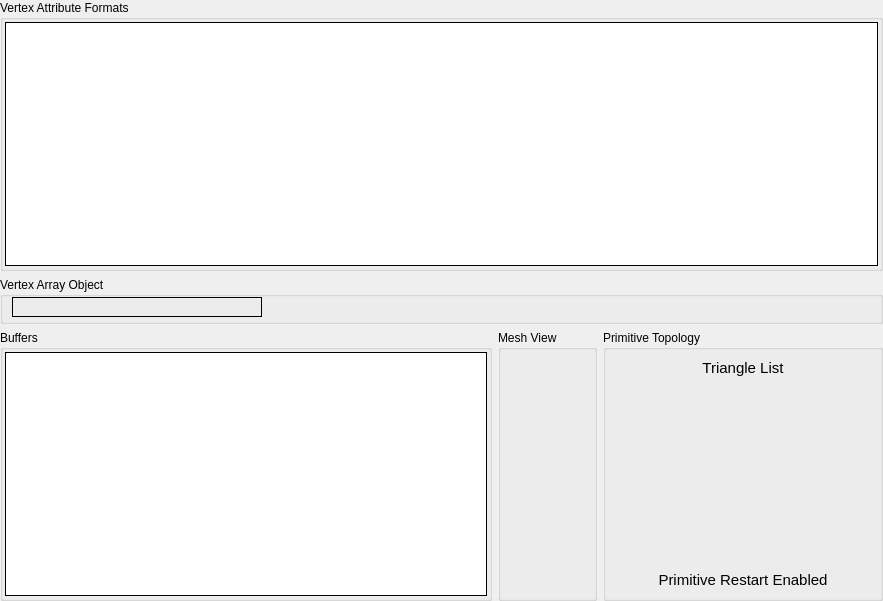
         <widget class="QWidget" name="vtxScrollContents">
          <property name="geometry">
           <rect>
            <x>0</x>
            <y>0</y>
            <width>883</width>
            <height>601</height>
           </rect>
          </property>
          <layout class="QGridLayout" name="gridLayout_6">
           <property name="leftMargin">
            <number>0</number>
           </property>
           <property name="topMargin">
            <number>0</number>
           </property>
           <property name="rightMargin">
            <number>0</number>
           </property>
           <property name="bottomMargin">
            <number>0</number>
           </property>
           <item row="0" column="0" colspan="3">
            <widget class="QGroupBox" name="attribGroup">
             <property name="sizePolicy">
              <sizepolicy hsizetype="Expanding" vsizetype="Expanding">
               <horstretch>0</horstretch>
               <verstretch>0</verstretch>
              </sizepolicy>
             </property>
             <property name="title">
              <string>Vertex Attribute Formats</string>
             </property>
             <layout class="QHBoxLayout" name="horizontalLayout_2">
              <property name="leftMargin">
               <number>2</number>
              </property>
              <property name="topMargin">
               <number>2</number>
              </property>
              <property name="rightMargin">
               <number>2</number>
              </property>
              <property name="bottomMargin">
               <number>2</number>
              </property>
              <item>
               <widget class="RDTreeWidget" name="viAttrs">
                <property name="frameShape">
                 <enum>QFrame::Box</enum>
                </property>
                <property name="frameShadow">
                 <enum>QFrame::Plain</enum>
                </property>
                <property name="editTriggers">
                 <set>QAbstractItemView::NoEditTriggers</set>
                </property>
                <property name="showDropIndicator" stdset="0">
                 <bool>false</bool>
                </property>
                <property name="indentation">
                 <number>0</number>
                </property>
                <property name="rootIsDecorated">
                 <bool>false</bool>
                </property>
                <property name="itemsExpandable">
                 <bool>false</bool>
                </property>
                <property name="allColumnsShowFocus">
                 <bool>true</bool>
                </property>
                <property name="expandsOnDoubleClick">
                 <bool>false</bool>
                </property>
                <attribute name="headerStretchLastSection">
                 <bool>false</bool>
                </attribute>
               </widget>
              </item>
             </layout>
            </widget>
           </item>
           <item row="1" column="0" colspan="3">
            <widget class="QGroupBox" name="groupBox">
             <property name="title">
              <string>Vertex Array Object</string>
             </property>
             <layout class="QHBoxLayout" name="horizontalLayout_42">
              <property name="spacing">
               <number>0</number>
              </property>
              <property name="leftMargin">
               <number>9</number>
              </property>
              <property name="topMargin">
               <number>0</number>
              </property>
              <property name="rightMargin">
               <number>9</number>
              </property>
              <property name="bottomMargin">
               <number>4</number>
              </property>
              <item>
               <widget class="RDLabel" name="vaoLabel">
                <property name="minimumSize">
                 <size>
                  <width>250</width>
                  <height>20</height>
                 </size>
                </property>
                <property name="frameShape">
                 <enum>QFrame::Box</enum>
                </property>
                <property name="text">
                 <string/>
                </property>
               </widget>
              </item>
              <item>
               <spacer name="horizontalSpacer_4">
                <property name="orientation">
                 <enum>Qt::Horizontal</enum>
                </property>
                <property name="sizeHint" stdset="0">
                 <size>
                  <width>40</width>
                  <height>20</height>
                 </size>
                </property>
               </spacer>
              </item>
             </layout>
            </widget>
           </item>
           <item row="2" column="0">
            <widget class="QGroupBox" name="buffersGroup">
             <property name="sizePolicy">
              <sizepolicy hsizetype="Expanding" vsizetype="Expanding">
               <horstretch>0</horstretch>
               <verstretch>0</verstretch>
              </sizepolicy>
             </property>
             <property name="title">
              <string>Buffers</string>
             </property>
             <layout class="QHBoxLayout" name="horizontalLayout">
              <property name="spacing">
               <number>2</number>
              </property>
              <property name="leftMargin">
               <number>2</number>
              </property>
              <property name="topMargin">
               <number>2</number>
              </property>
              <property name="rightMargin">
               <number>2</number>
              </property>
              <property name="bottomMargin">
               <number>2</number>
              </property>
              <item>
               <widget class="RDTreeWidget" name="viBuffers">
                <property name="frameShape">
                 <enum>QFrame::Box</enum>
                </property>
                <property name="frameShadow">
                 <enum>QFrame::Plain</enum>
                </property>
                <property name="editTriggers">
                 <set>QAbstractItemView::NoEditTriggers</set>
                </property>
                <property name="showDropIndicator" stdset="0">
                 <bool>false</bool>
                </property>
                <property name="indentation">
                 <number>0</number>
                </property>
                <property name="rootIsDecorated">
                 <bool>false</bool>
                </property>
                <property name="itemsExpandable">
                 <bool>false</bool>
                </property>
                <property name="allColumnsShowFocus">
                 <bool>true</bool>
                </property>
                <property name="expandsOnDoubleClick">
                 <bool>false</bool>
                </property>
                <attribute name="headerStretchLastSection">
                 <bool>false</bool>
                </attribute>
               </widget>
              </item>
             </layout>
            </widget>
           </item>
           <item row="2" column="1">
            <widget class="QGroupBox" name="meshViewGroup">
             <property name="sizePolicy">
              <sizepolicy hsizetype="Preferred" vsizetype="Preferred">
               <horstretch>0</horstretch>
               <verstretch>0</verstretch>
              </sizepolicy>
             </property>
             <property name="title">
              <string>Mesh View</string>
             </property>
             <layout class="QVBoxLayout" name="verticalLayout_3">
              <item>
               <widget class="RDLabel" name="meshView">
                <property name="sizePolicy">
                 <sizepolicy hsizetype="Maximum" vsizetype="Ignored">
                  <horstretch>0</horstretch>
                  <verstretch>0</verstretch>
                 </sizepolicy>
                </property>
                <property name="minimumSize">
                 <size>
                  <width>75</width>
                  <height>75</height>
                 </size>
                </property>
                <property name="cursor">
                 <cursorShape>PointingHandCursor</cursorShape>
                </property>
                <property name="toolTip">
                 <string>View the mesh input data</string>
                </property>
                <property name="pixmap">
                 <pixmap resource="../../Resources/resources.qrc">:/wireframe_mesh.png</pixmap>
                </property>
                <property name="scaledContents">
                 <bool>true</bool>
                </property>
               </widget>
              </item>
             </layout>
            </widget>
           </item>
           <item row="2" column="2">
            <widget class="QGroupBox" name="topologyGroup">
             <property name="sizePolicy">
              <sizepolicy hsizetype="Preferred" vsizetype="Preferred">
               <horstretch>0</horstretch>
               <verstretch>0</verstretch>
              </sizepolicy>
             </property>
             <property name="title">
              <string>Primitive Topology</string>
             </property>
             <layout class="QVBoxLayout" name="verticalLayout_2">
              <item>
               <widget class="QLabel" name="topology">
                <property name="font">
                 <font>
                  <pointsize>11</pointsize>
                 </font>
                </property>
                <property name="text">
                 <string>Triangle List</string>
                </property>
                <property name="alignment">
                 <set>Qt::AlignHCenter|Qt::AlignTop</set>
                </property>
               </widget>
              </item>
              <item>
               <widget class="QLabel" name="topologyDiagram">
                <property name="sizePolicy">
                 <sizepolicy hsizetype="Preferred" vsizetype="MinimumExpanding">
                  <horstretch>0</horstretch>
                  <verstretch>0</verstretch>
                 </sizepolicy>
                </property>
                <property name="minimumSize">
                 <size>
                  <width>256</width>
                  <height>0</height>
                 </size>
                </property>
                <property name="text">
                 <string/>
                </property>
                <property name="pixmap">
                 <pixmap resource="../../Resources/resources.qrc">:/topologies/topo_trilist.svg</pixmap>
                </property>
                <property name="alignment">
                 <set>Qt::AlignCenter</set>
                </property>
               </widget>
              </item>
              <item>
               <widget class="QLabel" name="primRestart">
                <property name="font">
                 <font>
                  <pointsize>11</pointsize>
                 </font>
                </property>
                <property name="text">
                 <string>Primitive Restart Enabled</string>
                </property>
                <property name="alignment">
                 <set>Qt::AlignBottom|Qt::AlignHCenter</set>
                </property>
               </widget>
              </item>
             </layout>
            </widget>
           </item>
          </layout>
         </widget>
